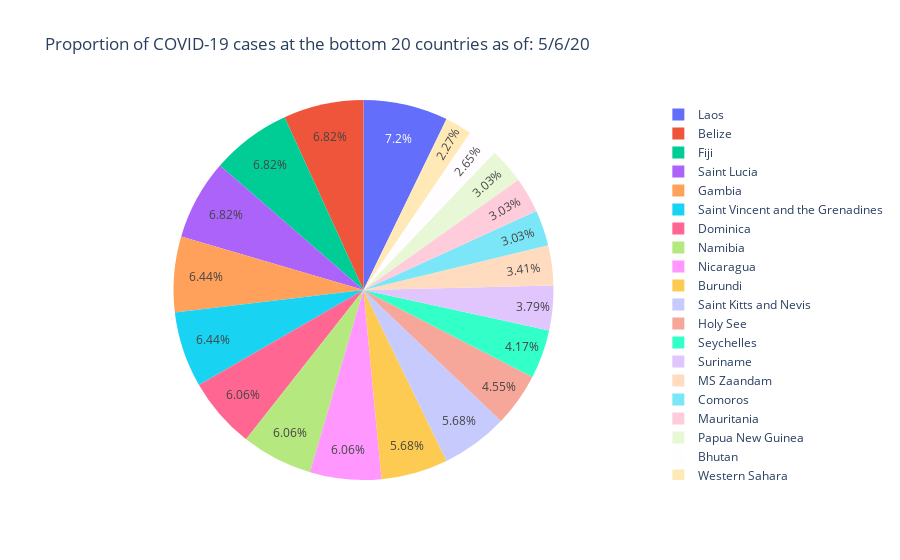

The cell this chart's notebook holds for it:
### Markdown cell above
## Look at bottom-20 countries with the least number of cases

### Code cell
# Display the countries with the least number of cases
bottom_country = global_case_collapse_country.nsmallest(20, column_name[-1])
fig = px.pie(bottom_country, values=column_name[-1], names='Country/Region',
             title='Proportion of COVID-19 cases at the bottom 20 countries as of: ' + column_name[-1])
fig.show()

### Figure 1 — Plotly figure (JSON) as saved in the notebook; plotly's stock layout.template omitted (floating-point values rounded to 4 significant figures)
{"data": [{"domain": {"x": [0, 1], "y": [0, 1]}, "hovertemplate": "Country/Region=%{label}<br>5/6/20=%{value}<extra></extra>", "labels": ["Western Sahara", "Bhutan", "Comoros", "Mauritania", "Papua New Guinea", "MS Zaandam", "Suriname", "Seychelles", "Holy See", "Burundi", "Saint Kitts and Nevis", "Dominica", "Namibia", "Nicaragua", "Gambia", "Saint Vincent and the Grenadines", "Belize", "Fiji", "Saint Lucia", "Laos"], "legendgroup": "", "name": "", "showlegend": true, "type": "pie", "values": [6, 7, 8, 8, 8, 9, 10, 11, 12, 15, 15, 16, 16, 16, 17, 17, 18, 18, 18, 19]}], "layout": {"legend": {"tracegroupgap": 0}, "title": {"text": "Proportion of COVID-19 cases at the bottom 20 countries as of: 5/6/20"}}}
